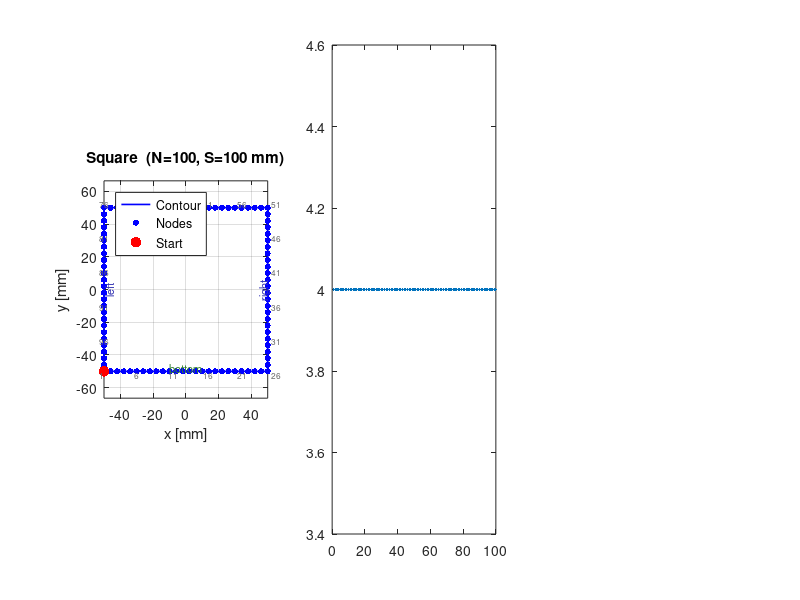

Source code (MATLAB): (Note: this script raises an error after producing the figure.)
% generate_square.m
% =========================================================================
% Generates a square cross-section and saves it as a .mat file ready to be
% loaded by the Python optimizer.
%
% Geometry:
%   - A centered square with side length S
%   - Node ordering is CCW, starting at the bottom-left corner
%
% Output .mat fields  (must match what loadData() expects):
%   nodesCoords   [N x 3]  double  - (x, y, 0) in mm, row = one node
%   connectivity  [N x 2]  double  - 1-based edge pairs, closed loop
%                                   edge k connects node k -> node k+1
%                                   last edge connects node N -> node 1
%
% Node distribution:
%   Each of the four sides gets a perimeter-proportional node count.
%   For a square this is an even split, with any remainder distributed to
%   the first sides in CCW order so the total matches n_total exactly.
%
% Dependencies: none (core MATLAB only)
%
% Francisco Arriscado / FEUP / 2026
% =========================================================================

clear; clc; close all;

%% ======================== USER PARAMETERS ================================

S         = 100;      % [mm]  Square side length
n_total   = 100;     % Total node count
outputFile = 'partition_data_square.mat';

% Optional override: nodes per side (bottom, right, top, left)
% Leave all at 0 to use the automatic perimeter-proportional split.
n_side_override = [0 0 0 0];


%% ======================== INPUT VALIDATION ================================

assert(S > 0, 'S must be positive.');
assert(n_total >= 8, 'n_total should be at least 8 (2 nodes per side).');
assert(numel(n_side_override) == 4, 'n_side_override must have 4 elements.');


%% ======================== NODE COUNT SPLIT ================================
% All four sides have the same length, so the perimeter-proportional split
% is simply an even distribution of the total node count.

if all(n_side_override > 0)
    n_side = n_side_override(:).';
    n_total = sum(n_side);
    fprintf('Using manual split: n_side = [%d %d %d %d]  (total=%d)\n', ...
        n_side(1), n_side(2), n_side(3), n_side(4), n_total);
else
    base_n = floor(n_total / 4);
    rem_n  = mod(n_total, 4);
    n_side = base_n * ones(1, 4);
    n_side(1:rem_n) = n_side(1:rem_n) + 1;

    if any(n_side < 2)
        error('n_total=%d is too small for a square with 2 nodes per side.', n_total);
    end

    n_total = sum(n_side);
    fprintf('Even split: n_side = [%d %d %d %d]  (total=%d)\n', ...
        n_side(1), n_side(2), n_side(3), n_side(4), n_total);
end

seg_labels = {'bottom','right','top','left'};
seg_lengths = (S * ones(1,4));


%% ======================== SEGMENT GENERATORS =============================
% Each side includes its START point and excludes its END point, so the
% four segments concatenate into a single closed loop without duplicates.

seg_line = @(ps, pe, n) ps + linspace(0, 1, n+1)' * (pe - ps);
trim = @(pts) pts(1:end-1, :);


%% ======================== NODE GENERATION ================================

% CCW order starting at the bottom-left corner
p1s = [-S/2, -S/2];   p1e = [ S/2, -S/2];   % bottom edge, left -> right
p2s = [ S/2, -S/2];   p2e = [ S/2,  S/2];   % right edge, bottom -> top
p3s = [ S/2,  S/2];   p3e = [-S/2,  S/2];   % top edge, right -> left
p4s = [-S/2,  S/2];   p4e = [-S/2, -S/2];   % left edge, top -> bottom

seg1 = trim(seg_line(p1s, p1e, n_side(1)));
seg2 = trim(seg_line(p2s, p2e, n_side(2)));
seg3 = trim(seg_line(p3s, p3e, n_side(3)));
seg4 = trim(seg_line(p4s, p4e, n_side(4)));

xy = [seg1; seg2; seg3; seg4];
nodesCoords = [xy, zeros(size(xy, 1), 1)];
N = size(nodesCoords, 1);

assert(N == n_total, ...
    'Node count mismatch: expected %d, assembled %d.', n_total, N);


%% ======================== CONNECTIVITY ===================================

connectivity = [(1:N)', [2:N, 1]'];


%% ======================== QUALITY CHECKS =================================

dx    = diff(nodesCoords([1:end, 1], 1));
dy    = diff(nodesCoords([1:end, 1], 2));
edgeL = sqrt(dx.^2 + dy.^2);

perimeter   = sum(edgeL);
mean_edge   = mean(edgeL);
std_edge    = std(edgeL);
cv_edge     = std_edge / mean_edge;

fprintf('\n--- Quality Report ---\n');
fprintf('Side length   : %.3f mm\n', S);
fprintf('Nodes         : %d\n', N);
fprintf('Perimeter     : %.3f mm   (expected %.3f mm)\n', perimeter, 4*S);
fprintf('Mean edge len : %.3f mm\n', mean_edge);
fprintf('Std  edge len : %.3f mm\n', std_edge);
fprintf('CV (std/mean) : %.4f     (< 0.3 recommended)\n', cv_edge);

fprintf('\nPer-side spacing:\n');
fprintf('  %-12s  nodes  arc_len [mm]  mean_edge [mm]\n', 'Side');
fprintf('  %s\n', repmat('-', 1, 52));
cumN = 0;
for k = 1:4
    nk  = n_side(k);
    idx = cumN + (1:nk);
    ek  = edgeL(idx);
    fprintf('  %-12s  %5d  %12.3f  %13.4f\n', ...
        seg_labels{k}, nk, seg_lengths(k), mean(ek));
    cumN = cumN + nk;
end

centroid = mean(nodesCoords(:,1:2));
fprintf('\nCentroid      : (%.3f, %.3f) mm\n', centroid(1), centroid(2));


%% ======================== SAVE ===========================================

save(outputFile, 'nodesCoords', 'connectivity');
fprintf('\nSaved -> %s\n', outputFile);
fprintf('Fields: nodesCoords [%d x 3], connectivity [%d x 2]\n', N, N);
fprintf('To use: set dataFileName = ''%s'' in the optimizer.\n', outputFile);


%% ======================== PLOTS ==========================================

figure('Name', 'Square geometry check', 'Position', [100 100 1200 400]);

% --- 1. Shape with node labels -------------------------------------------
subplot(1,3,1);
closed = [nodesCoords(:,1:2); nodesCoords(1,1:2)];
plot(closed(:,1), closed(:,2), 'b-', 'LineWidth', 1.2);
hold on;
scatter(nodesCoords(:,1), nodesCoords(:,2), 20, 'b', 'filled');
scatter(nodesCoords(1,1), nodesCoords(1,2), 60, 'r', 'filled');

step = max(1, floor(N/20));
for k = 1:step:N
    text(nodesCoords(k,1)*1.05, nodesCoords(k,2)*1.05, num2str(k), ...
        'FontSize', 6, 'Color', [0.4 0.4 0.4]);
end

axis equal; grid on;
title(sprintf('Square  (N=%d, S=%g mm)', N, S));
xlabel('x [mm]'); ylabel('y [mm]');
legend({'Contour','Nodes','Start'}, 'Location','northwest');

text(0, -S/2*0.95, 'bottom', 'FontSize', 8, 'HorizontalAlignment','center', ...
    'Color', [0.2 0.5 0.2]);
text(S/2*0.95, 0, 'right', 'FontSize', 8, 'HorizontalAlignment','center', ...
    'Color', [0.2 0.2 0.7], 'Rotation', 90);
text(0, S/2*0.95, 'top', 'FontSize', 8, 'HorizontalAlignment','center', ...
    'Color', [0.2 0.5 0.2]);
text(-S/2*0.95, 0, 'left', 'FontSize', 8, 'HorizontalAlignment','center', ...
    'Color', [0.2 0.2 0.7], 'Rotation', 90);

% --- 2. Edge length profile -----------------------------------------------
subplot(1,3,2);
plot(1:N, edgeL, '.-', 'MarkerSize', 5, 'LineWidth', 0.8);
hold on;

cumN = 0;
for k = 1:4
    nk = n_side(k);
    xline(cumN + 0.5, ':', 'Color', [0.6 0.6 0.6], 'LineWidth', 0.6);
    cumN = cumN + nk;
end

yline(mean_edge, 'k--', sprintf('mean=%.2f mm', mean_edge));
xlabel('Edge index (k -> k+1)');
ylabel('Length [mm]');
title('Edge length profile');
grid on;
ylim([0, max(edgeL)*1.3]);
xlim([1, N]);

% --- 3. Approximate RoC preview (finite-difference) ----------------------
subplot(1,3,3);
wrap = @(v) [v(end,:); v; v(1,:)];
nw = wrap(nodesCoords(:,1:2));
d1 = nw(3:end,:)   - nw(1:end-2,:);
d2 = nw(3:end,:) - 2*nw(2:end-1,:) + nw(1:end-2,:);
cross_z = d1(:,1).*d2(:,2) - d1(:,2).*d2(:,1);
den     = (d1(:,1).^2 + d1(:,2).^2).^(3/2) + 1e-12;
kappa   = abs(cross_z) ./ den;
RoC_approx = min(max(1./kappa, 5), 1221.95);

semilogy(1:N, RoC_approx, '.-', 'MarkerSize', 5, 'LineWidth', 0.8);
hold on;
cumN = 0;
for k = 1:4
    nk = n_side(k);
    xline(cumN + 0.5, ':', 'Color', [0.6 0.6 0.6], 'LineWidth', 0.6);
    cumN = cumN + nk;
end
yline(5,       'r--', 'min clamp (5 mm)',    'FontSize', 7, ...
    'LabelHorizontalAlignment','left');
yline(1221.95, 'r--', 'flat transition',      'FontSize', 7, ...
    'LabelHorizontalAlignment','left');
xlabel('Node index');
ylabel('RoC [mm]  (log scale)');
title('Approx. RoC  (FD, not spline)');
grid on; ylim([3, 3e3]);
xlim([1, N]);

sgtitle(sprintf('Square: S=%.0f mm  |  N=%d  |  perimeter=%.1f mm', ...
    S, N, perimeter));

fprintf('\nPlot rendered. Checks to confirm:\n');
fprintf('  Shape  : four straight edges in CCW order\n');
fprintf('  Nodes  : uniform spacing per side up to remainder distribution\n');
fprintf('  RoC    : straight edges near flat_transition, corners near clamp\n');
